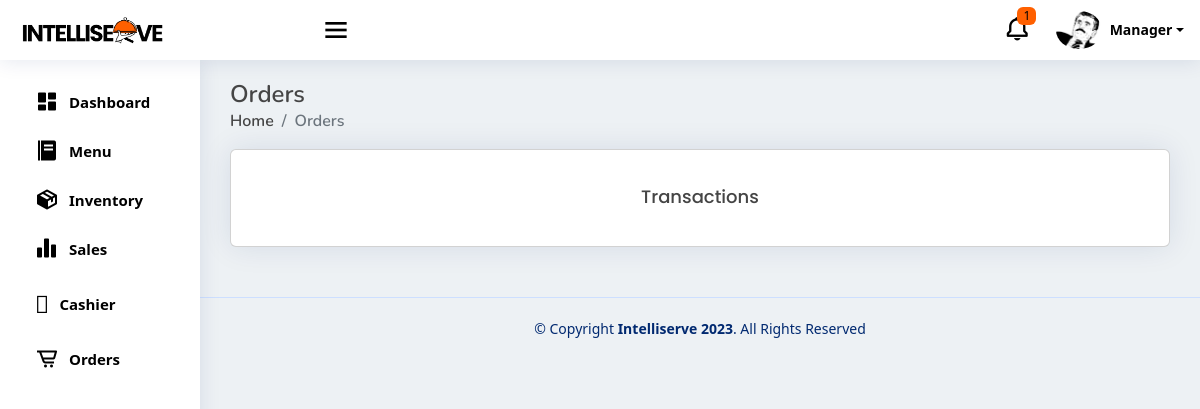
The page /Morder (signed in) on the database as committed earlier.
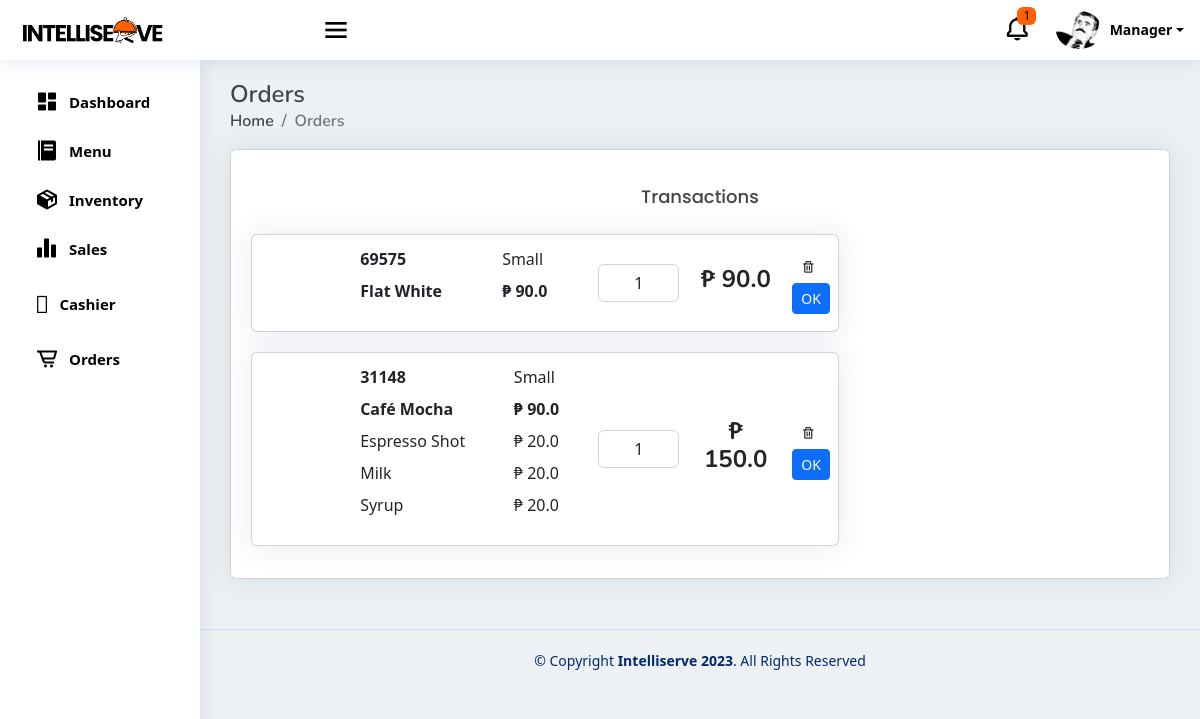
The same page on the database as committed later.
### pos/models.py (models this page shows, shortened)
class buyItem(models.Model):
    buyName= models.CharField (max_length=255, null=True, blank=True)
    buySize = models.CharField(max_length=15, null=True, blank=True)
    buyQuantityMenu = models.PositiveIntegerField (null=True, blank=True)
    buyPrice = models.FloatField (null=True, blank=True)
    buyAddOns1 = models.CharField (max_length=255, null=True, blank=True)
    buyAddOns2 = models.CharField (max_length=255, null=True, blank=True)
    buyAddOns3 = models.CharField (max_length=255, null=True, blank=True)
    buyAddOns4 = models.CharField (max_length=255, null=True, blank=True)
    buyAddOns5 = models.CharField (max_length=255, null=True, blank=True)
    menuAOPrice1 = models.FloatField(default=0,null=True, blank=True)
    menuAOPrice2 = models.FloatField(default=0,null=True, blank=True)
    menuAOPrice3 = models.FloatField(default=0,null=True, blank=True)
    menuAOPrice4 = models.FloatField(default=0,null=True, blank=True)
    menuAOPrice5 = models.FloatField(default=0,null=True, blank=True)
    buyingredient1 = models.CharField (max_length=255, null=True, blank=True)
    buyingredient2 = models.CharField (max_length=255, null=True, blank=True)
    buyingredient3 = models.CharField (max_length=255, null=True, blank=True)
    buyingredient4 = models.CharField (max_length=255, null=True, blank=True)
    buyingredient5 = models.CharField (max_length=255, null=True, blank=True)
    buyingredient6 = models.CharField (max_length=255, null=True, blank=True)
    buyingredient7 = models.CharField (max_length=255, null=True, blank=True)
    buyingredient8 = models.CharField (max_length=255, null=True, blank=True)
    buyingredient9 = models.CharField (max_length=255, null=True, blank=True)
    buyingredient10 = models.CharField (max_length=255, null=True, blank=True)
    transaction = models.BooleanField(default=False)
    buyOrBought = models.BooleanField(default=False)
    DoneOrder = models.BooleanField(default=False)
    payment_method = models.CharField(max_length=255, choices=PAYMENT_CHOICES, null=True, blank=True)
    DineIn_Out = models.CharField(max_length=255, choices=IN_OUT, null=True, blank=True)
    AllPayment = models.FloatField(null=True, blank=True)
    tenderedPayment = models.FloatField(null=True, blank=True)
    orderNumber = models.PositiveIntegerField (null=True, blank=True)
    dateordered = models.DateTimeField (null=True, blank=True)
    priceSize = models.FloatField( null=True, blank=True)

### pos/views.py (the view)
# urls.py: path('Morder', views.Morder, name='Morder'),
@login_required
def Morder(request):
    buyitemform = BuyItemForms()
    stocks = Stocks.objects.first()
    menuDrinks = MenuDrinks.objects.all()
    menuCategory = MenuCategory.objects.all()
    buyitem = buyItem.objects.all()
    total_price = calculate_total_price(buyitem)
    context = {
        'buyitemform': buyitemform,
        'stocks': stocks,
        'menuDrinks': menuDrinks,
        'menuCategory': menuCategory,
        'buyitem': buyitem,
        'total_price': total_price
    }
    return render(request, 'Morder.html', context)

### pos/forms.py
class BuyItemForms(forms.ModelForm):
    class Meta:
        model = buyItem
        fields = [
            "transaction", "buyOrBought", "buySize", "buyQuantityMenu", "buyName", "buyPrice",
            "buyAddOns1", "buyAddOns2", "buyAddOns3", "buyAddOns4", "buyAddOns5",
            "menuAOPrice1", "menuAOPrice2", "menuAOPrice3", "menuAOPrice4", "menuAOPrice5",
            "buyingredient1", "buyingredient2", "buyingredient3", "buyingredient4", "buyingredient5",
            "buyingredient6", "buyingredient7", "buyingredient8", "buyingredient9", "buyingredient10",
            "payment_method", "DineIn_Out", "AllPayment", "tenderedPayment", "orderNumber", "dateordered", "DoneOrder",
            "priceSize"
        ]
        widgets = {
            'payment_method': forms.RadioSelect(choices=(('cash', 'Cash'), ('gcash', 'GCash'))),
            'DineIn_Out': forms.RadioSelect(choices=(('IN', 'Dine In'), ('OUT', 'Dine Out'))),
        }

### pos/views.py (called while the page is built)
def calculate_total_price(buyitem):
    total = 0
    for item in buyitem:
        if not item.transaction and item.total_price:
            total += item.total_price
    rounded_total = round(total, 2)
    return rounded_total

### pos/templates/Morder.html (shortened to what the changed rows need)
{% extends "base.html" %}
{% block content %}
  <div class="pagetitle">
    <h1>Orders</h1>
  </div>
  <section class="section dashboard">
    <div class="row">
      <div class="col-lg-12 col-sm-12">
        <div class="card">
          <div class="card-body">
            {% for cart in buyitem %}
            {% if cart.buyOrBought and not cart.DoneOrder %}
              <div class="row">
                <div class="col-8">
                  <div class="d-block order-card">
                    <div class="card mb-3 m-1">
                      <div class="row g-1">
                        <div class="col-12">
                          <div class="card-body mb-0 p-0">
                            <table class="table table-responsive table-borderless mb-0 p-0">
                              <tbody>
                                <tr>
                                  <td class="col-2" style="vertical-align: middle;">
                                  </td>
                                  <td class="col-5">
                                    <table class="table nested-table table-sm table-borderless p-0">
                                      <tbody>
                                        <tr>
                                          <td>
                                            <strong>{{ cart.orderNumber }}</strong>
                                          </td>
                                          <td>{{ cart.buySize }}</td>
                                        </tr>
                                        <tr>
                                          <td class="main-menu">
                                            <strong>{{ cart.buyName }}</strong>
                                          </td>
                                          <td class="main-menu-price">
                                            <strong>&#8369; {{ cart.buyPrice }}</td></strong>
                                          </td>
                                        </tr>
                                        <tr>
                                          {% if cart.buyAddOns1 %}
                                            <td class="td-text">{{ cart.buyAddOns1 }}</td>
                                            <td class="td-text">&#8369; {{ cart.menuAOPrice1 }}</td>
                                          {% endif %}
                                        </tr>
                                        <tr>
                                          {% if cart.buyAddOns2 %}
                                            <td class="td-text">{{ cart.buyAddOns2 }}</td>
                                            <td class="td-text">&#8369; {{ cart.menuAOPrice2 }}</td>
                                          {% endif %}
                                        </tr>
                                        <tr>
                                          {% if cart.buyAddOns3 %}
                                            <td class="td-text">{{ cart.buyAddOns3 }}</td>
                                            <td class="td-text">&#8369; {{ cart.menuAOPrice3 }}</td>
                                          {% endif %}
                                        </tr>
                                      </tbody>
                                    </table>
                                  <td class="col-2" style="vertical-align: middle;">
                                    <div class="input-group my-auto">
                                      <input class="form-control" style="text-align: center;" value="{{ cart.buyQuantityMenu }}"
                                        readonly>
                                    </div>
                                  </td>
                                  <td class="col-2 text-center total-price" style="vertical-align: middle;">
                                    <h4><strong>&#8369; {{ cart.AllPayment }}</strong></h4>
                                  </td>
                                  <td class="col-1" style="vertical-align: middle;">
                                    <button class="btn btn-sm delete-btn" data-bs-toggle="modal"
                                      data-bs-target="#deletemodal"><i class='bx bx-trash'></i></button>
                                      {% url 'pos:Mupdate_done_order' cart.pk as Mupdate_done_order_url %}
                                      <button type="button" class="btn btn-primary btn-sm" onclick="location.href='{{ Mupdate_done_order_url }}'">OK</button>                                               </tr>
                          </div>
                        </div>
                      </div>
                    </div>
                  </div>
                </div>
              </div>
            {% endif %}
          {% endfor %}
          </div>
        </div>
      </div>
    </div>
  </section>
{%endblock content %}

Rows that differ between the two databases and show on the page:
added buyItem: orderNumber "69575", buySize "Small", buyName "Flat White", buyPrice "90.0", buyQuantityMenu "1", AllPayment "90.0"
added buyItem: orderNumber "31148", buySize "Small", buyName "Café Mocha", buyPrice "90.0", buyAddOns1 "Espresso Shot", menuAOPrice1 "20.0", buyAddOns2 "Milk", menuAOPrice2 "20.0", buyAddOns3 "Syrup", menuAOPrice3 "20.0", buyQuantityMenu "1", AllPayment "150.0"
